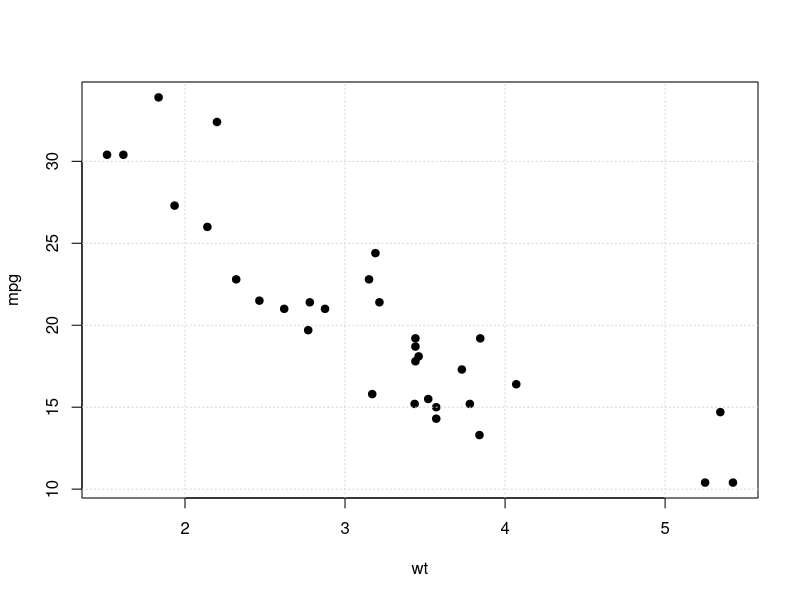
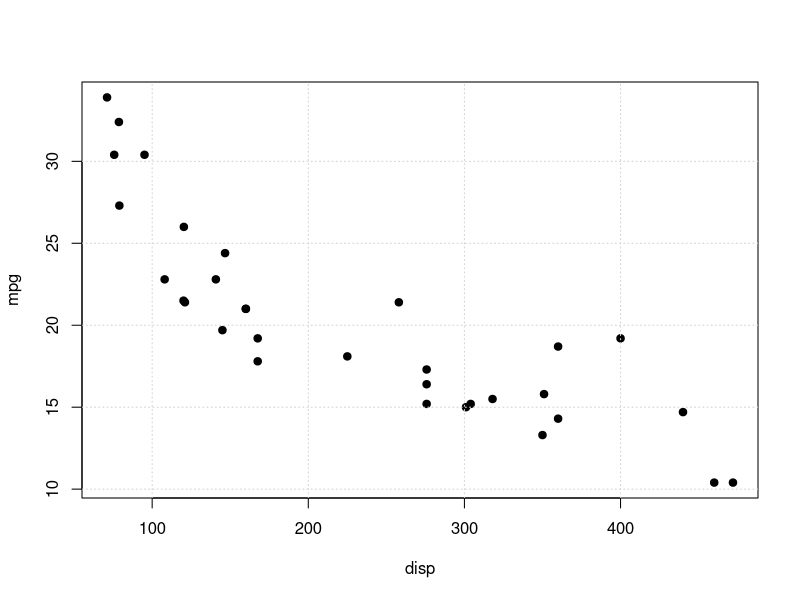
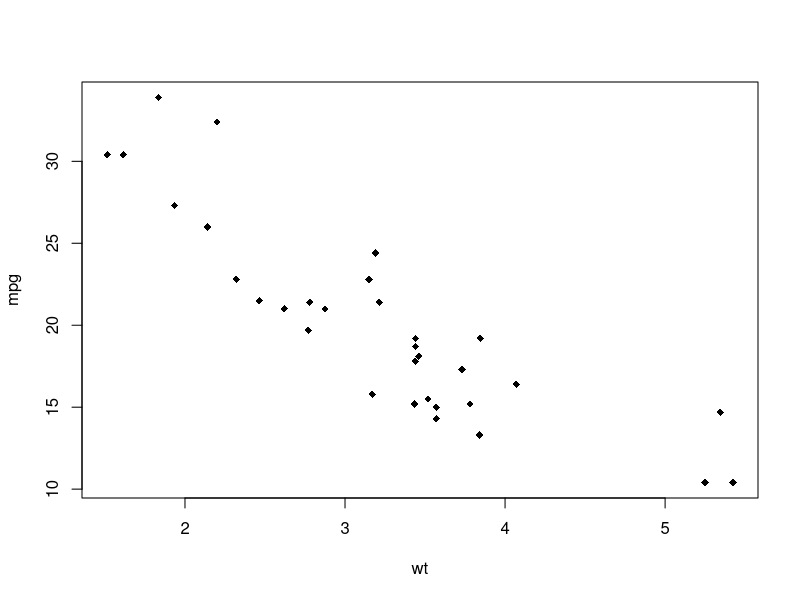
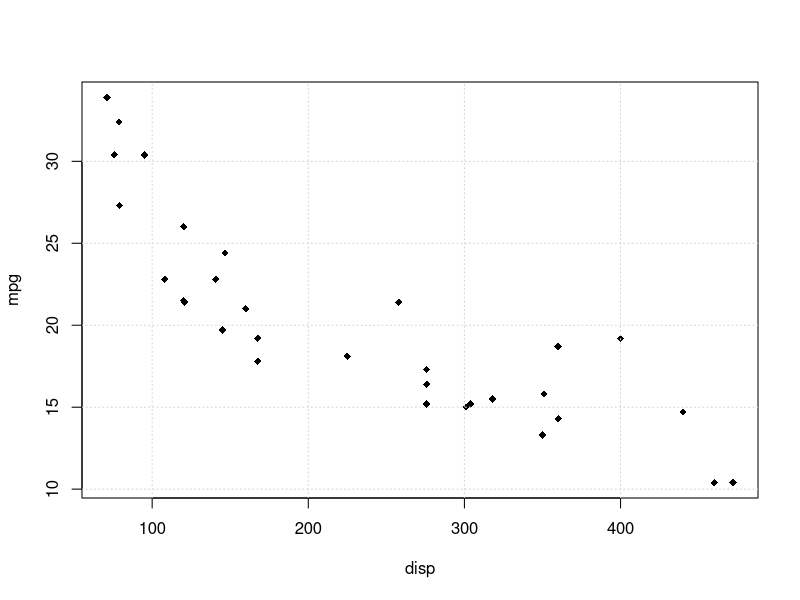
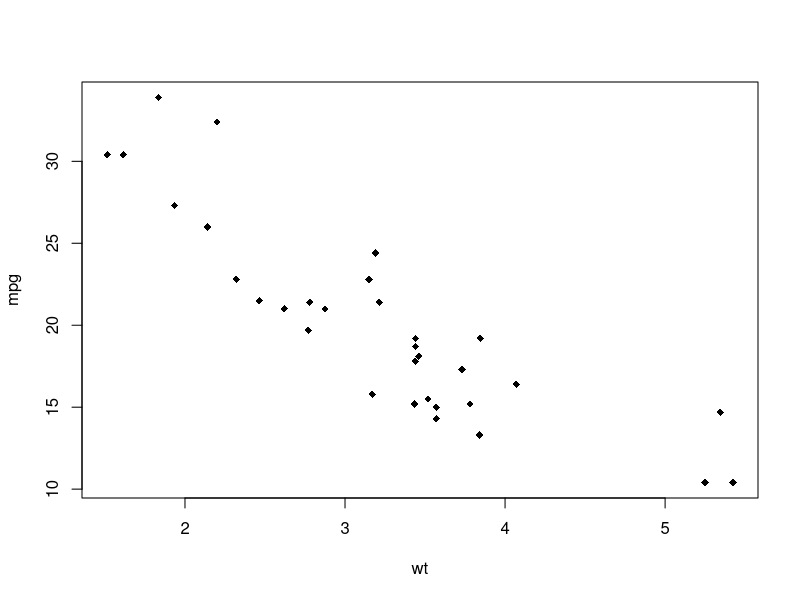
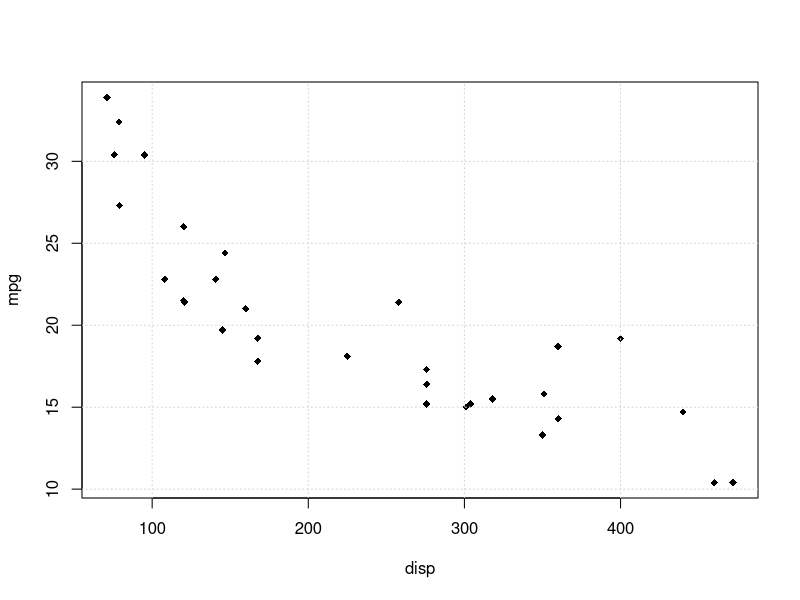

Write the R code that produced these figures, in order.
## ---- chunk 1
knitr::opts_chunk$set(echo = TRUE)
## ---- chunk 2
data(mtcars)
## ---- chunk 3
head(mtcars)
## ---- chunk 4
plot(mpg~wt,data=mtcars, pch=19)
grid()
## ---- chunk 5
model1 <- lm(mpg ~ wt, data = mtcars)
summary(model1)
## ---- chunk 6
newData = data.frame(wt=3.050, disp=122)
print(predict(model1, newData, interval = 'predict'))
## ---- chunk 7
plot(mpg~disp,data=mtcars, pch=19)
grid()
## ---- chunk 8
model2 <- lm(mpg ~ disp, data = mtcars)
summary(model2)
## ---- chunk 9
print(predict(model2, newData, interval = 'predict'))
## ---- chunk 10
plot(mpg ~ wt+disp, data = mtcars, pch=18)
grid()
## ---- chunk 11
model3= lm(mpg ~ wt+disp, data = mtcars)
summary(model3)
## ---- chunk 12
plot(mpg ~ wt+disp, data=mtcars, pch=18)
grid()
## ---- chunk 13
summary(model3)
## ---- chunk 14
anova_result <- anova(model1, model3)
print(anova_result)
